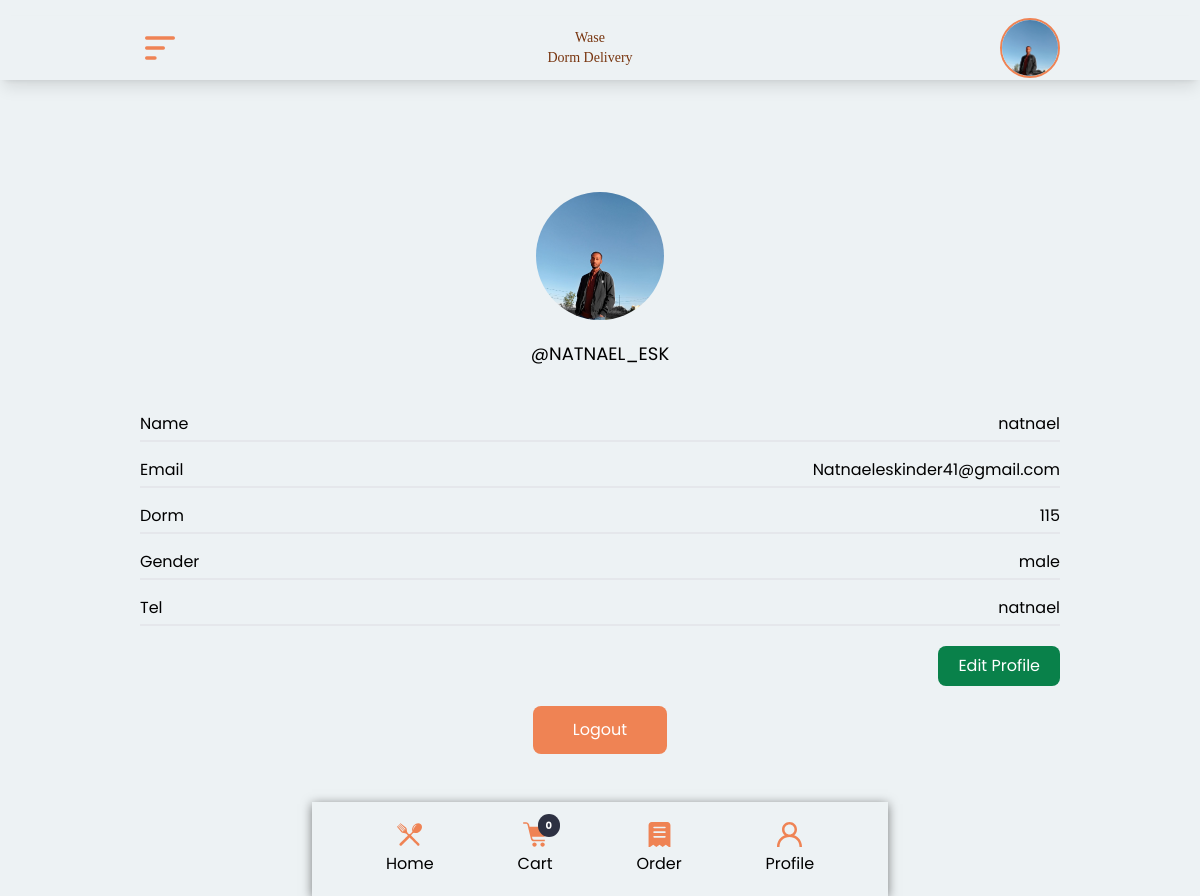
/profile/ (signed in), run on the app's committed database.
### user/models.py (models this page shows, shortened)
class User(AbstractBaseUser, PermissionsMixin):
    email = models.EmailField()
    username = models.CharField(max_length=100, unique=True)
    dorm_number = models.CharField(max_length=50, blank=True, null=True)
    gender = models.CharField(max_length=10, choices=[('male', 'Male'), ('female', 'Female')], blank=False, null=True)
    full_name = models.CharField(max_length=200, blank=True, null=True)
    profile_picture = models.ImageField(upload_to='user/photos/', null=True, blank=True)
    phone_number = models.CharField(max_length=20, blank=False, null=True)
    CUSTOMER = 'customer'
    RESTAURANT_OWNER = 'restaurant_owner'
    DELIVERY_PERSON = 'delivery_person'
    ADMIN = 'admin'
    USER_ROLES = [
        (CUSTOMER, 'Customer'),
        (RESTAURANT_OWNER, 'Restaurant Owner'),
        (DELIVERY_PERSON, 'Delivery Person'),
        (ADMIN, 'Admin'),
    ]
    role = models.CharField(max_length=20, choices=USER_ROLES, default=CUSTOMER)
    is_active = models.BooleanField(default=True)
    is_staff = models.BooleanField(default=False)
    objects = CustomUserManager()
    USERNAME_FIELD = 'username'
    REQUIRED_FIELDS = ['email', 'dorm_number', 'gender', 'full_name', 'profile_picture', 'phone_number']

### user/views.py (the view)
# urls.py: path('profile/', views.user_profile, name='user_profile'),
@login_required
def user_profile(request):
    profile = request.user  # Use the/profile/ user instance directly
    return render(request, 'user/user_profile.html', {'profile': profile})

### order/context_processors.py (called while the page is built)
def cart_length(request):
    if request.user.is_authenticated:
        cart_items = CartItem.objects.filter(user=request.user)
        cart_length = cart_items.count()  # Calculate the number of items in the cart
    else:
        cart_length = 0
    return {'cart_length': cart_length}

### user/templates/user/user_profile.html (shortened to what this page needs)
{% extends 'user/base.html' %}
{% load static %}
{% block content %}
<div class="h-screen w-screen mt-24 flex justify-start items-center flex-col padd">
  {% if user.profile_picture %}
  <div style="background-image: url('{{ user.profile_picture.url }}')" class="w-32 h-32 bg-top bg-cover  rounded-full bg-slate-500 mt-24 "></div>
{% else %}
  <div class=" flex mt-24  justify-center items-center w-32 h-32 bg-top bg-cover  rounded-full bg-slate-500 mt-24 ">
      <span class="text-gray-600 text-2xl">+</span>
  </div>
{% endif %}
  <div class="text-center mt-5 uppercase text-lg">@{{ profile.username }}</div>
  <div class=" flex w-full justify-between   mt-10 border-b-2 py-1 ">
      <div>
          Name
      </div>
      <div>
        {{ profile.full_name }}
      </div>
  </div>
  <div class=" flex w-full justify-between   mt-3 border-b-2 py-1 ">
    <div>
        Email
    </div>
    <div>
      {{ profile.email }}
    </div>
</div>
  <div class=" flex w-full justify-between   mt-3 border-b-2 py-1 ">
      <div>
          Dorm
      </div>
      <div>
        {{ profile.dorm_number }}
      </div>
  </div>
  <div class=" flex w-full justify-between   mt-3 border-b-2 py-1 ">
      <div>
          Gender
      </div>
      <div>
        {{ profile.gender }}
      </div>
  </div>
  <div class=" flex w-full justify-between   mt-3 border-b-2 py-1 ">
      <div>
          Tel
      </div>
      <div>
          {{ profile.phone_number }}
      </div>
  </div>
  <a style="background: #09814a; color: #fff;" href="{% url 'edit_profile' %}" class="bg-yellow-200 px-5 py-2 rounded-lg capitalize ml-auto mt-5">Edit Profile</a>
  <form class="" action="{% url 'logout' %}" method="post">
    <button style="background: #ef8354; color: #fff;" class="bg-red-500 px-10 py-3 mt-5 rounded-lg text-white" type="submit">Logout</button>
</form>
</div>
{% endblock %}

### user/templates/user/base.html (shortened to what this page needs)
{% load static %}
<!DOCTYPE html>
<html lang="en">
<head>
    <link  href="{% static 'user/output.css' %}" rel="stylesheet"/>
    <link rel="stylesheet" type="text/css" href="{% static 'user/style.css' %}">
</head>
<body style="background-color: #edf2f4;" class=" overflow-x-hidden ">
    <nav style="background-color: #edf2f4;"   class="padd   shadow-lg z-30 w-full h-16 fixed top-4 flex justify-between items-center">
        {% if user.is_authenticated %}
        <img id="menu" src="{% static 'user/images/menu.svg'%}" alt="menu" class="w-10 h-10 cursor-pointer">
        <div class="text-center flex flex-col justify-center items-center">
            <h5 class="font-serif text-sm text-amber-900">Wase</h5>
            <h6 class="font-serif text-sm text-amber-900">Dorm Delivery</h6>
        </div>
        {% if user.profile_picture %}
        {% if user.username == 'natnael'  %}
        <div class="flex gap-4 justify-between ">
           <a href="{% url 'order:order_list'%}"><img src="{% static 'user/images/msnot.svg' %}" class="h-10 w-10" alt=""></a>
        <a href="{% url 'order:order_cheke_list'%}"><img src="{% static 'user/images/ms.svg' %}" class="h-10 w-10" alt=""></a>
        </div>
       {% else %}
        <a href="{% url 'user_profile' %}" style="border: 2px solid #ef8354;" class="rounded-full">
        <div style="background-image: url('{{ user.profile_picture.url }}')" class="w-14 h-14 bg-top bg-cover rounded-full"></div></a>
        {% endif %}
        {% else %}
            <a href="{% url 'user_profile' %}">
                <div class="w-14 h-14 bg-gray-300 rounded-full flex justify-center items-center">
                    <span class="text-gray-600 text-2xl">+</span>
                </div>
            </a>
        {% endif %}
     {% endif %}
 </nav>
 {% block content %}
 {% endblock %}
<div class="flex justify-center items-center">
     <div style="box-shadow: 0 2px 10px rgba(0, 0, 0, 0.5); background-color: #edf2f4; " class="bottom-nav   py-5 max-w-xl">
         <a href="{% url 'Menu:menu_item_list' %}">
         <div class="nav-item ">
             <img src="{% static 'user/images/cutlery-cross-couple-of-fork-and-spoon-svgrepo-com.svg' %}" alt="Home">
             <p>Home</p>
         </div></a>
         <a href="{% url 'order:view_cart' %}">
         <div class="nav-item relative">
            <div style="background: #2d3142;" class="absolute h-fit w-fit px-2 py-1 rounded-full  -top-2  left-5">
                <h6 id="cart-length" style="font-size: 10px; font-weight: bolder; color: #ffffff;" class="text-white ">{{ cart_length }}</h6>
            </div>
             <img src="{% static 'user/images/shopping-cart-car-buy-purchase-svgrepo-com.svg'%}" alt="Cart">
             <p>Cart</p>
         </div></a>
         <a href="{% url 'order:order_history' %} ">
             <div class="nav-item">
                 <img src="{% static 'user/images/receipt-svgrepo-com.svg'%}" alt="Order">
                 <p>Order</p>
             </div></a>
        <a href="{% url 'user_profile' %}"> <div class="nav-item">
             <img src="{% static 'user/images/profile-1335-svgrepo-com.svg'%}" alt="Profile">
             <p>Profile</p>
         </div>
     </a>
     </div>
    </div>
 </body>
</html>

### static/user/style.css (style rules this page uses)
* { font-family: "Poppins", sans-serif; }
.bottom-nav { display: flex; width: 100%; justify-content: space-evenly; align-items: center; position: fixed; bottom: 0; color: black; text-align: center; }
.nav-item { display: flex; flex-direction: column; margin: 0 10px; text-align: center; justify-content: center; align-items: center; }
.nav-item img { width: 25px; height: 25px; margin-bottom: 5px; }
.padd { padding-left: 24px ; padding-right: 24px ; }
@media (min-width : 500px) { .padd { padding-left: 32px ; padding-right: 32px ; } }
@media (min-width : 700px) { .padd { padding-left: 50px ; padding-right: 50px ; } }
@media (min-width : 1000px) { .padd { padding-left: 90px ; padding-right: 90px ; } }
@media (min-width : 1200px) { .padd { padding-left: 140px ; padding-right: 140px ; } }

### data on the page
User: profile_picture (picture), username "NATNAEL_ESK", full_name "natnael", email "Natnaeleskinder41@gmail.com", dorm_number "115", gender "male", phone_number "natnael"

### other printed values
{{ cart_length }} "0"
